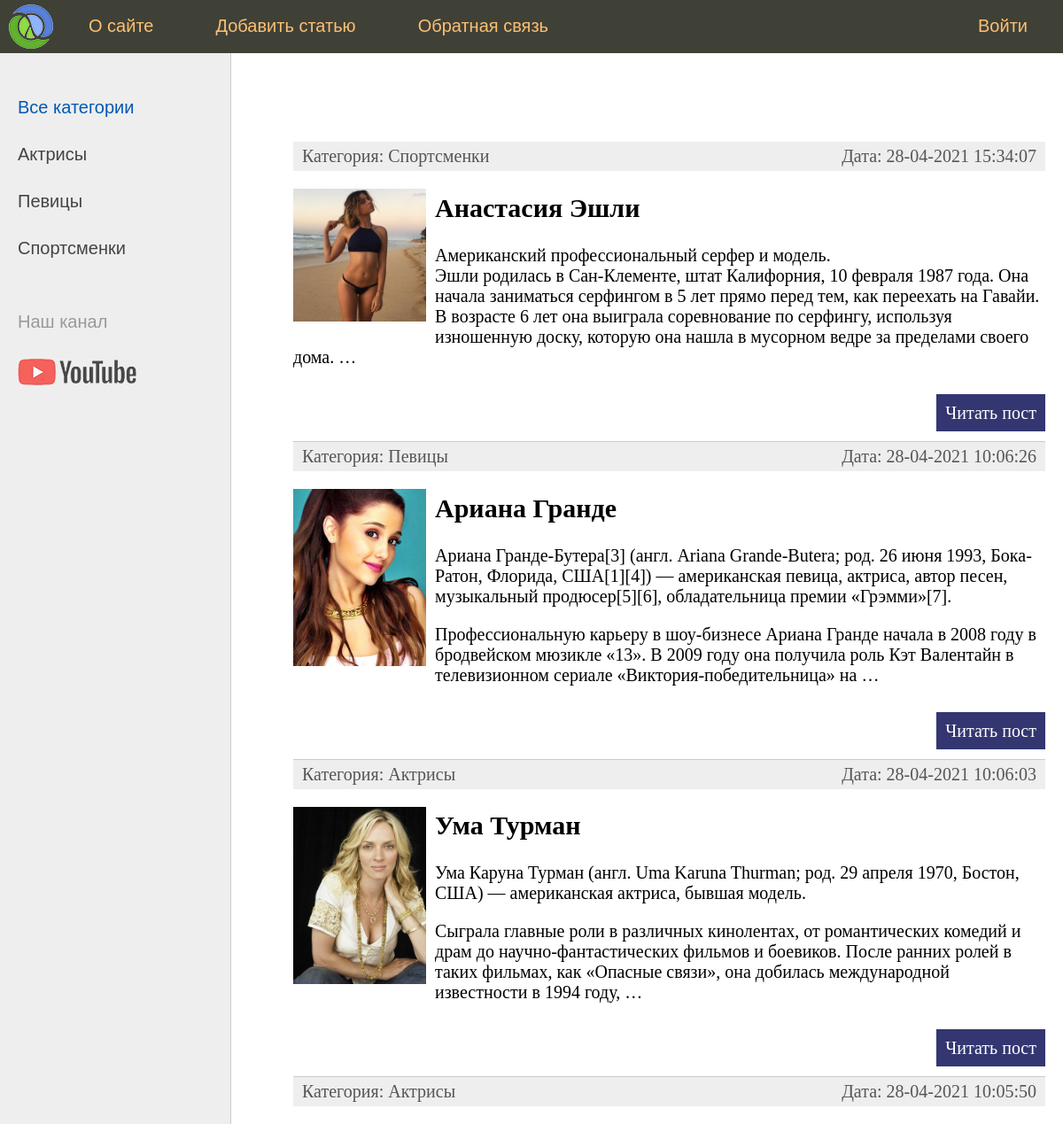
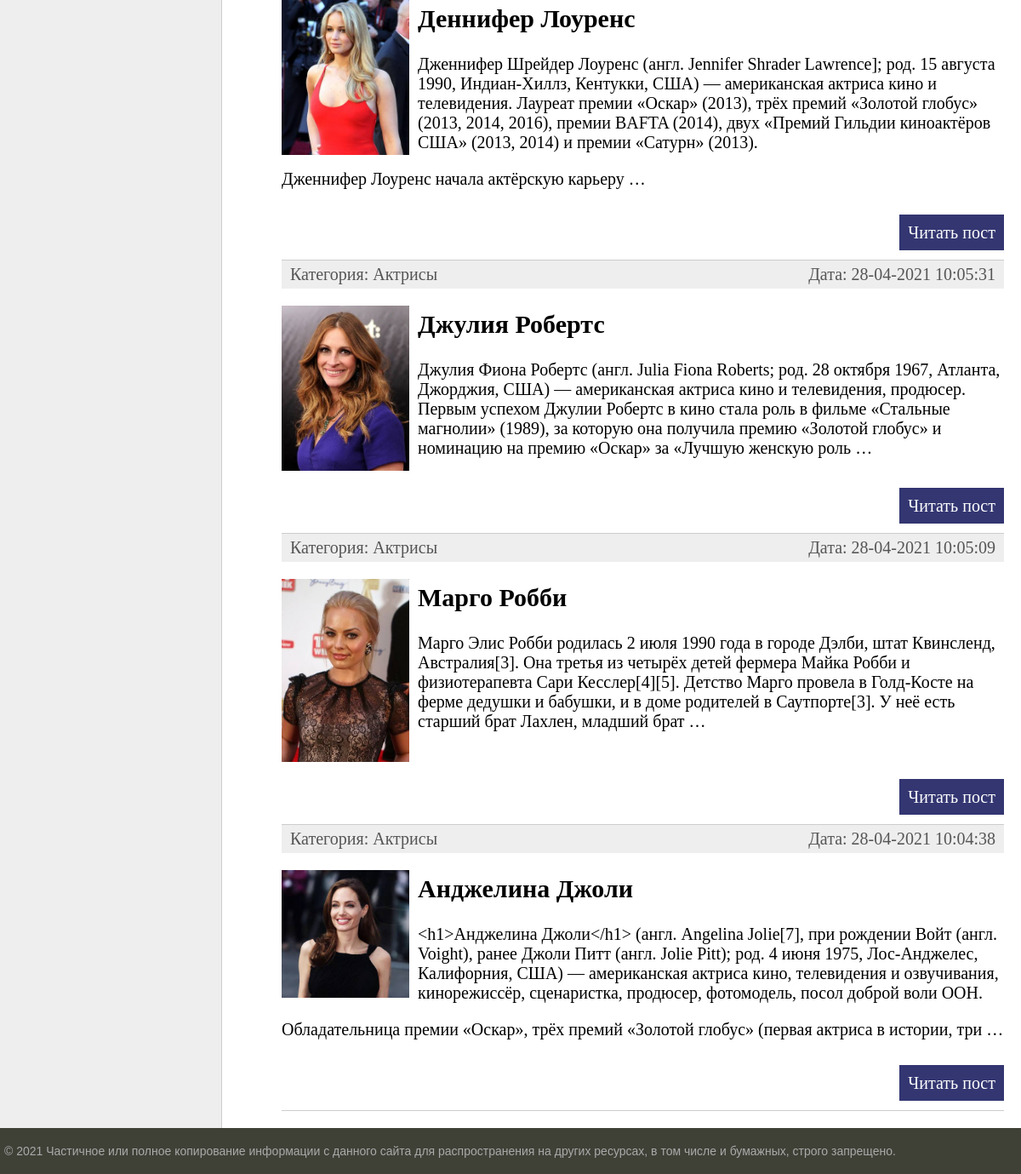
The app's page / (signed in) with its own data (2 pictures, top to bottom).
### women/models.py (models this page shows, shortened)
class Category(models.Model):
    name = models.CharField(max_length=100, db_index=True, verbose_name="Категория")
    slug = models.SlugField(max_length=255, unique=True, db_index=True, verbose_name='URL')
    def __str__(self):
        return self.name
    def get_absolute_url(self):
        return reverse('category', kwargs={'cat_slug': self.slug})
    class Meta:
        verbose_name = 'Категория'
        verbose_name_plural = 'Категории'
        ordering = ['id']

class Women(models.Model):
    title = models.CharField(max_length=255, verbose_name="Заголовок")
    slug = models.SlugField(max_length=255, unique=True, db_index=True, verbose_name='URL')
    content = models.TextField(blank=True, verbose_name="Текст статьи")
    photo = models.ImageField(upload_to="photos/%Y/%m/%d/", verbose_name="Фото")
    time_create = models.DateTimeField(auto_now_add=True, verbose_name="Время создания")
    time_update = models.DateTimeField(auto_now=True, verbose_name="Время изменения")
    is_published = models.BooleanField(default=True, verbose_name="Публикация")
    cat = models.ForeignKey('Category', on_delete=models.PROTECT, verbose_name="Категории")
    def get_absolute_url(self):
        return reverse('post', kwargs={'post_slug': self.slug})
    class Meta:
        verbose_name = 'Известные женщины'
        verbose_name_plural = 'Известные женщины'
        ordering = ['-time_create', 'title']

### women/views.py (the view)
# urls.py: path('', WomenHome.as_view(), name='home'),
class WomenHome(DataMixin, ListView):
    model = Women
    template_name = 'women/index.html'
    context_object_name = 'posts'
    def get_context_data(self, *, object_list=None, **kwargs):
        context = super().get_context_data(**kwargs)
        c_def = self.get_user_context(title="Главная страница")
        return {**context, **c_def}
    def get_queryset(self):
        return Women.objects.filter(is_published=True)

### women/utils.py (called while the page is built)
    def get_user_context(self, **kwargs):
        context = kwargs
        cats = Category.objects.annotate(Count('women'))
        user_menu = menu.copy()
        if not self.request.user.is_authenticated:
            user_menu.pop(1)
        context['menu'] = user_menu
        context['cats'] = cats
        if 'cat_selected' not in context:
            context['cat_selected'] = 0
        return context

### women/templates/women/index.html (shortened to what this page needs)
{% extends 'women/base.html' %}
{% block content %}
<ul class="list-articles">
    {% for p in posts %}
    <li>
        <div class="article-panel">
            <p class="first">Категория: {{p.cat}}</p>
            <p class="last">Дата: {{p.time_update|date:"d-m-Y H:i:s"}}</p>
        </div>
        {% if p.photo %}
            <p><img class="img-article-left thumb" src="{{p.photo.url}}"></p>
        {% endif %}
        <h2>{{p.title}}</h2>
        {% autoescape on %}
            {{p.content|linebreaks|truncatewords:50}}
        {% endautoescape %}
        <p class="link-read-post"><a href="{{ p.get_absolute_url }}">Читать пост</a></p>
    </li>
    {% endfor %}
</ul>
{% endblock %}

### women/templates/women/base.html (shortened to what this page needs)
{% load static %}
{% load women_tags %}
<!DOCTYPE html>
<html>
<head>
	<link type="text/css" href="{% static 'women/css/styles.css' %}" rel="stylesheet" />
</head>
<body>
<table class="table-page" border=0 cellpadding="0" cellspacing="0">
<tr><td valign=top>
{% block mainmenu %}
		<div class="header">
			<ul id="mainmenu" class="mainmenu">
			<li class="logo"><a href="{% url 'home' %}"><div class="logo"></div></a></li>
{% for m in menu %}
	{% if not forloop.last %}
			<li><a href="{% url m.url_name %}">{{m.title}}</a></li>
	{% else %}
			<li class="last"><a href="{% url m.url_name %}">{{m.title}}</a></li>
	{% endif %}
{% endfor %}
			</ul>
		</div>
{% endblock mainmenu %}
<table class="table-content" border=0 cellpadding="0" cellspacing="0">
<tr>
	<td valign="top" class="left-chapters">
	<ul id="leftchapters">
{% if cat_selected == 0 %}
		<li class="selected">Все категории</li>
{% else %}
		<li><a href="{% url 'home' %}">Все категории</a></li>
{% endif %}
{% for c in cats %}
{% if c.women__count > 0 %}
	{% if c.pk == cat_selected %}
		<li class="selected">{{c.name}}</li>
	{% else %}
		<li><a href="{{ c.get_absolute_url }}"> {{ c.name }}</a></li>
	{% endif %}
{% endif %}
{% endfor %}
		<li class="share">
		<p>Наш канал</p>
		<a class="share-yt" href="https://www.youtube.com/channel/UClJzWfGWuGJL2t-3dYKcHTA/playlists" target="_blank" rel="nofollow"></a>
		</li>
	</ul>
</td>
<td valign="top" class="content">
	<div class="content-text">
{% block content %}
{% endblock %}
	</div>
</td></tr></table>
</td></tr>
<tr><td valign=top>
	<div id="footer">
		<p>&copy; 2021 Частичное или полное копирование информации с данного сайта для распространения на других ресурсах, в том числе и бумажных, строго запрещено.</p>
	</div>
</td></tr></table>
</body>
</html>

### women/static/women/css/styles.css (style rules this page uses)
html, body { font-family: 'Arial'; margin: 0; padding: 0; height: 100%; width: 100%; color: #444; }
a { color: #0059b2; text-decoration: none; }
img { max-width: 600px; height: auto; }
img.img-article-left { max-width: 300px; height: auto; float: left; padding: 0 10px 10px 0; }
img.img-article-left.thumb { max-width: 150px; height: auto; }
p.link-read-post { text-align: right; }
p.link-read-post a { padding: 10px; min-width: 100px; background: #333671; color: #fff; text-decoration: none; }
div.article-panel { background: #eee; padding: 5px 10px 5px 10px; box-sizing border-box; overflow: hidden; color: #555; }
div.article-panel p.first { margin: 0; float: left; }
div.article-panel p.last { margin: 0; float: right; }
ul.list-articles { list-style: none; margin: 0; padding: 0; }
ul.list-articles li { border-bottom: 1px solid #ccc; }
.table-page { width: 100%; height: 100%; vertical-align: top; }
.table-page tr { height: 100%; }
.header { background: #3F4137; height: 60px; }
.logo { background: url('../images/logo.png') no-repeat 10px 5px; width: 70px; height: 60px; }
ul.mainmenu { list-style: none; margin: 0; padding: 0; height: 60px; color: #fdc073; font-size: 20px; overflow: hidden; }
ul.mainmenu li { float: left; margin: 18px 40px 0 30px; }
ul.mainmenu li.logo { margin: 0; }
ul.mainmenu li.last { float: right; }
ul.mainmenu li a { color: #fdc073; text-decoration: none; }
.table-content { width: 100%; min-height: 100%; height: 100%; }
.left-chapters { margin: 0; background: #eee; border-right: 1px solid #ccc; min-height: 100%; }
.left-chapters ul { width: 230px; min-height: 100%; margin: 0; padding: 20px 10px 10px 20px; list-style: none; font-size: 20px; }
.left-chapters ul li { margin: 30px 0 0 0; color: #999; }
.left-chapters ul li.selected { color: #0059b2; }
.left-chapters ul li a { color: #444; text-decoration: none; }
.left-chapters ul li.share { margin: 60px 0 0 0; }
.left-chapters ul li.share p { margin: 30px 0 30px 0; }
.left-chapters ul li.share a { display: inline-block; width: 40px; height: 40px; margin: 0 20px 0 0; }
.left-chapters ul li.share a.share-yt { width: 100%; height: 30px; background: url('../images/share_yt.png') no-repeat 0 0 }
.content { padding: 40px 20px 20px 40px; width: 100%; box-sizing: border-box; }
.content-text { margin: 60px 0 0 30px; color: #000; font-size: 20px; font-family: Yandex Sans Display Light; }
#footer { box-sizing: border-box; background: #3F4137; padding: 5px; color: #aaa; font-size: 14px; font-family: Verdana, Geneva, Arial, Helvetica; text-align: left; overflow: hidden; }

### records on screen
Category: name "Актрисы"
Category: name "Певицы"
Category: name "Спортсменки"
Women: cat "Спортсменки", time_update "28-04-2021 15:34:07", photo (picture), title "Анастасия Эшли", content "Американский профессиональный серфер и модель. Эшли родилась в Сан-Клементе, штат Калифорния, 10 февраля 1987 года. Она начала заниматься серфингом в 5 лет прямо перед тем, как переехать на Гавайи. В возрасте 6 лет она выиграла соревнование по серфингу, используя изношенную доску, которую она нашла в мусорном ведре за пределами своего дома. …"
Women: cat "Певицы", time_update "28-04-2021 10:06:26", photo (picture), title "Ариана Гранде", content "Ариана Гранде-Бутера[3] (англ. Ariana Grande-Butera; род. 26 июня 1993, Бока-Ратон, Флорида, США[1][4]) — американская певица, актриса, автор песен, музыкальный продюсер[5][6], обладательница премии «Грэмми»[7]. Профессиональную карьеру в шоу-бизнесе Ариана Гранде начала в 2008 году в бродвейском мюзикле «13». В 2009 году она получила роль Кэт Валентайн в телевизионном сериале «Виктория-победительница» на …"
Women: cat "Актрисы", time_update "28-04-2021 10:06:03", photo (picture), title "Ума Турман", content "Ума Каруна Турман (англ. Uma Karuna Thurman; род. 29 апреля 1970, Бостон, США) — американская актриса, бывшая модель. Сыграла главные роли в различных кинолентах, от романтических комедий и драм до научно-фантастических фильмов и боевиков. После ранних ролей в таких фильмах, как «Опасные связи», она добилась международной известности в 1994 году, …"
Women: cat "Актрисы", time_update "28-04-2021 10:05:50", photo (picture), title "Деннифер Лоуренс", content "Дженнифер Шрейдер Лоуренс (англ. Jennifer Shrader Lawrence]; род. 15 августа 1990, Индиан-Хиллз, Кентукки, США) — американская актриса кино и телевидения. Лауреат премии «Оскар» (2013), трёх премий «Золотой глобус» (2013, 2014, 2016), премии BAFTA (2014), двух «Премий Гильдии киноактёров США» (2013, 2014) и премии «Сатурн» (2013). Дженнифер Лоуренс начала актёрскую карьеру …"
Women: cat "Актрисы", time_update "28-04-2021 10:05:31", photo (picture), title "Джулия Робертс", content "Джулия Фиона Робертс (англ. Julia Fiona Roberts; род. 28 октября 1967, Атланта, Джорджия, США) — американская актриса кино и телевидения, продюсер. Первым успехом Джулии Робертс в кино стала роль в фильме «Стальные магнолии» (1989), за которую она получила премию «Золотой глобус» и номинацию на премию «Оскар» за «Лучшую женскую роль …"
Women: cat "Актрисы", time_update "28-04-2021 10:05:09", photo (picture), title "Марго Робби", content "Марго Элис Робби родилась 2 июля 1990 года в городе Дэлби, штат Квинсленд, Австралия[3]. Она третья из четырёх детей фермера Майка Робби и физиотерапевта Сари Кесслер[4][5]. Детство Марго провела в Голд-Косте на ферме дедушки и бабушки, и в доме родителей в Саутпорте[3]. У неё есть старший брат Лахлен, младший брат …"
Women: cat "Актрисы", time_update "28-04-2021 10:04:38", photo (picture), title "Анджелина Джоли", content "<h1>Анджелина Джоли</h1> (англ. Angelina Jolie[7], при рождении Войт (англ. Voight), ранее Джоли Питт (англ. Jolie Pitt); род. 4 июня 1975, Лос-Анджелес, Калифорния, США) — американская актриса кино, телевидения и озвучивания, кинорежиссёр, сценаристка, продюсер, фотомодель, посол доброй воли ООН. Обладательница премии «Оскар», трёх премий «Золотой глобус» (первая актриса в истории, три …"

### other values on screen
{{ m.title }} "О сайте" "Добавить статью" "Обратная связь"
{{ m.title }} "Войти"
